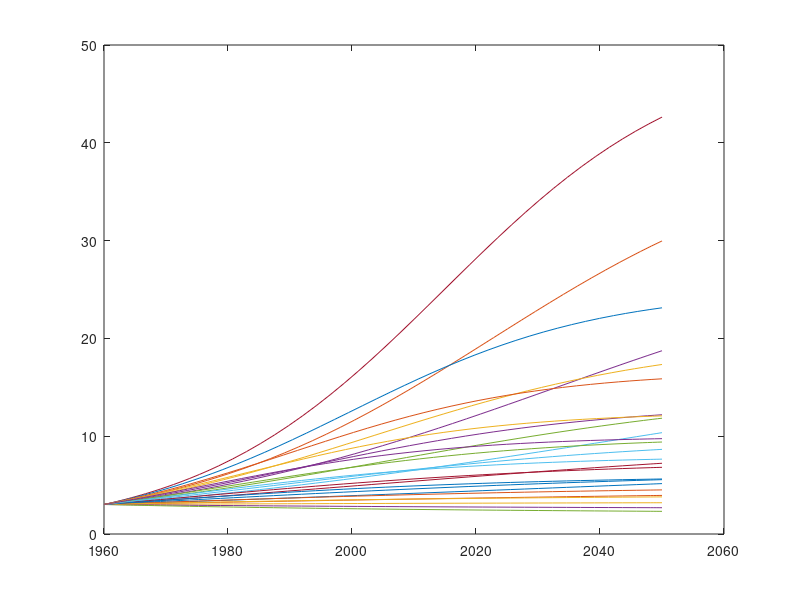

Source code (MATLAB):
data_t = [1800,1850,1900,1950:5:2015];
data_p = [1,1.262,1.650,2.525,2.758,3.018,3.322,3.682,4.061,4.440,4.853,5.310,5.735,6.127,6.520,6.930,7.349];
t0 = 1960;
y0 = 3.018;
b_m = 0.02;
g = 0.029;
p = 2.941*10^-3;
f = @(t) y0*exp((b_m)*(t-t0));
f1 = @(t, y) b_m*y;
f2 = @(t, y) (g-p*y)*y;
[t, y] = ode45(f1, [1960 2050], y0);
[t2, y2] = ode45(f2, [1960 2050], y0);
grid on;
hold on;
plot(data_t, f(data_t), 'b', data_t, data_p, 'ro', t, y, 'g', t2, y2, 'b');
legend('Exponential growth exact', 'Estimated World Population', 'Exponential Growth ode45', 'Verhulst ode45');
clf('reset');

%1.4
for g = 0.01:0.01:0.05
    for p = 0.001:0.001:0.005  
        [t3, y3] = ode45(@(t, y) (g-p*y)*y, [1960 2050], y0);        
        plot(t3, y3);
        hold on;        
    end
end